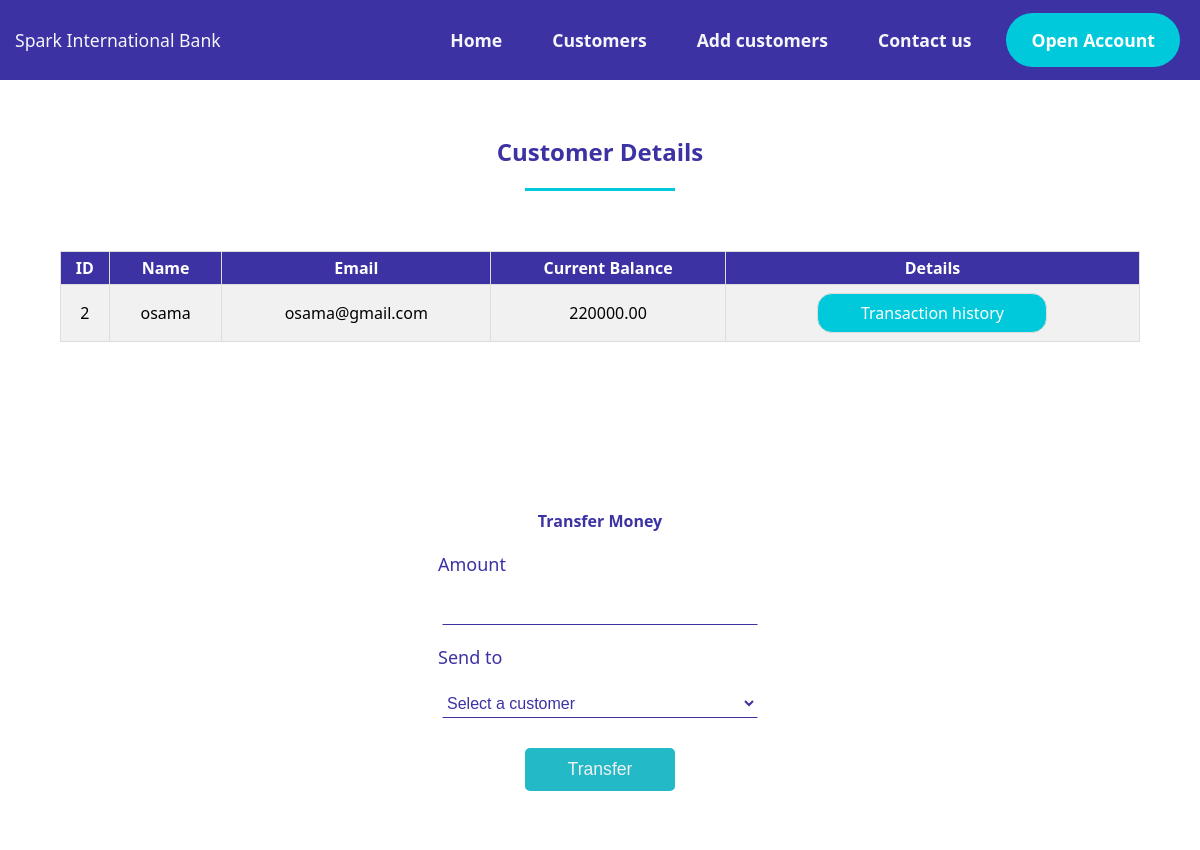
Page /transcation.php?customerid=2 on the committed database.
### tables this page shows
CREATE TABLE `customers` (
  `customer_id` int(20) UNSIGNED NOT NULL,
  `name` varchar(64) NOT NULL,
  `email` varchar(100) NOT NULL,
  `current_balance` decimal(10,2) DEFAULT NULL,
  `created_at` timestamp NOT NULL DEFAULT current_timestamp()
);

### config/Connection.php (called while the page is built, shortened)
<?php
class Connection
{
    private $hostName = "localhost";
    private $username = "root";
    private $password = "";
    private $dbName = "banking_system";
    public function __construct()
    {
        $this->con = new \mysqli($this->hostName, $this->username, $this->password, $this->dbName);
    }
}

### Database/Customer.php (called while the page is built, shortened)
<?php
include_once 'config/Connection.php';
class Customer extends Connection
{
    private $customer_id, $name, $email, $current_balance, $created_at;
    public function setCustomer_id($customer_id)
    {
        $this->customer_id = $customer_id;
        return $this;
    }
    public function getCustomerById(): mysqli_result|false
    {
        $query = "SELECT * FROM `customers` WHERE `customer_id` = ?";
        $stmt = $this->con->prepare($query);
        $stmt->bind_param('i', $this->customer_id);
        $stmt->execute();
        return $stmt->get_result();
    }
}

### transcation.php (the view, shortened to what this page needs)
<?php
include_once __DIR__ . "\Database\Customer.php";
$customerModel = new Customer;
$customerModel->setCustomer_id($_GET['customerid']);
$customer = $customerModel->getCustomerById()->fetch_object();
?>
<!DOCTYPE html>
<html lang="en">
<head>
    <link rel="stylesheet" href="css/show.css" type="text/css">
    <link rel="stylesheet" href="css/table.css">
</head>
<body>
    <section id="sec1">
        <section class="container">
            <nav class="navbar">
                <div>
                    <a href="#" class="link">Spark International Bank</a>
                </div>
                <ul>
                    <li class="nav-item"><a href="index.php" class="nav-link"> Home</a></li>
                    <li class="nav-item"><a href="show-customers.php" class="nav-link">Customers</a></li>
                    <li class="nav-item"><a href="Add.php" class="nav-link">Add customers</a></li>
                    <li class="nav-item"><a href="#" class="nav-link">Contact us</a></li>
                    <li class="nav-item"><a href="#" class="nav-link">Open Account</a></li>
                </ul>
            </nav>
        </section>
        <section class="sec-table">
            <h2>Customer Details</h2>
            <hr>
            <table>
                <thead>
                    <th>ID</th>
                    <th>Name</th>
                    <th>Email</th>
                    <th>Current Balance</th>
                    <th>Details</th>
                </thead>
                <tbody>
                    <tr>
                        <td><?= $customer->customer_id ?></td>
                        <td><?= $customer->name ?></td>
                        <td><?= $customer->email ?></td>
                        <td><?= $customer->current_balance ?></td>
                        <td><a href="Transaction-history.php?customerid=<?= $_GET['customerid'] ?>">Transaction history</a></td>
                    </tr>
                </tbody>
            </table>
        </section>
        <section>
            <form id="form" method="post">
                <h4>Transfer Money</h4>
                <label for="amount">Amount</label>
                <input type="number" id="amount" name="amount">
                <label for="receiver">Send to</label>
                <select id="receiver" name="receiver">
                    <option>Select a customer</option>
                </select>
                <button type="submit" name="send">Transfer</button>
            </form>
        </section>
</body>
</html>

### css/show.css (style rules this page uses)
* { margin: 0; padding: 0; box-sizing: border-box; outline: none; }
html { font-size: 16px; font-family: Segoe, "Segoe UI", "DejaVu Sans", "Trebuchet MS", Verdana, "sans-serif"; }
#sec1 { height: 100vh; margin-bottom: 50px; }
.container { margin-left: auto; margin-right: auto; }
.navbar { background-color: #3C32A3; display: flex; justify-content: space-between; align-items: center; height: 80px; font-size: 1.1rem; }
.link { color: #f4f6fb; text-decoration: none; padding: 10px 15px; }
.navbar ul { list-style-type: none; display: flex; font-weight: 600; }
.nav-item { margin-right: 20px; }
.nav-link { color: #f4f6fb; text-decoration: none; padding: 10px 15px; }
.nav-item:last-of-type a { background-color: #00c9db; color: #fff; padding: 15px 25px; border-radius: 30px; }

### css/table.css (style rules this page uses)
.sec-table { padding-top: 30px; text-align: center; margin: auto; }
.sec-table h2 { color: #3C32A3; padding-top: 25px; padding-bottom: 20px; text-align: center; margin: auto; }
.sec-table hr { display: block; width: 150px; margin-right: auto; margin-bottom: 3.75rem; margin-left: auto; height: 3px; background-color: #00c9db; border: none; }
table { border-collapse: collapse; width: 90%; background-color: #f1f1f1; margin: auto; }
td { padding: 8px; text-align: center; border: 1px solid #ddd; }
td a { display: block; width: 230px; text-decoration: none; color: #fff; padding: 8px; text-align: center; background-color: #00c9db; border: 1px solid #ddd; border-radius: 15px; margin: auto; }
th { border: 1px solid #ddd; background-color: #3C32A3; color: #fff; padding: 5px; text-align: center; }
#form { border: 1px solid #fff; box-shadow: 2px #3C32A3; width: 600px; height: 400px; margin: auto; margin-top: 80px; margin-bottom: 50px; padding: 87px 137px; }
#form h4 { text-align: center; color: #3C32A3; }
#form input, select { display: block; margin: auto; width: 316px; height: 29px; background-color: transparent; border: 1px solid transparent; border-bottom: 1px solid #3C32A3; color: #3C32A3; font-size: 1rem; }
option { background-color: #1311145c; }
#form label { display: block; color: #3C32A3; margin-bottom: 20px; margin-top: 20px; font-weight: 500; font-size: 18px; }
#form button { display: block; text-align: center; width: 150px; margin: auto; margin-top: 30px; background-color: #24b9c7; color: #f1f1f1; padding: 10px; border: 1px solid transparent; border-radius: 5px; font-size: 1.1rem; font-weight: 500; }
input::placeholder { color: #3C32A3; font-size: 1rem; }

### rows in the picture
customers: customer_id "2", name "osama", email "osama@gmail.com", current_balance "220000.00"
